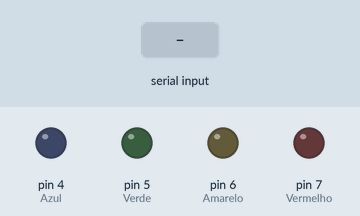
Simulated run of this sketch. Board: Arduino Uno, built with avr-gcc and run on an emulated ATmega328P. Shown: output pins drawn as LEDs (lit = HIGH). Inputs (shaded band) come from the test bench.

Above: at 1.2 s.
1.3 s: "R" received over Serial
At 2.0 s:
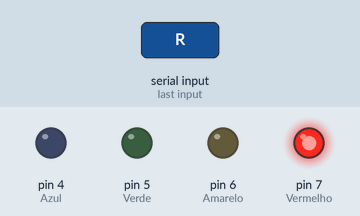
2.8 s: "G" received over Serial
At 3.2 s:
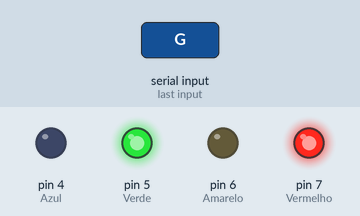
4.3 s: "r" received over Serial
At 5.5 s:
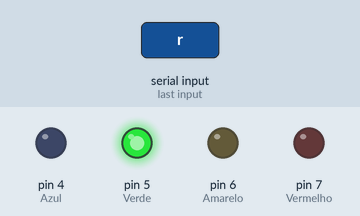
5.8 s: "B" received over Serial
At 6.7 s:
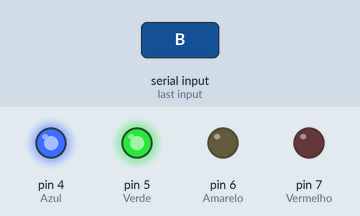
7.3 s: "g" received over Serial
At 7.8 s:
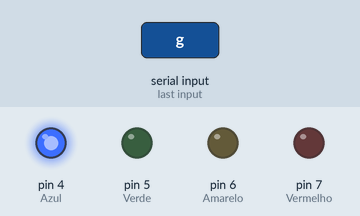
8.8 s: "Y" received over Serial
At 10.1 s:
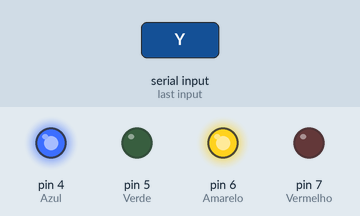
Timing chart, 0 to 11.3 s (numbered marks = the images above; inputs shaded):
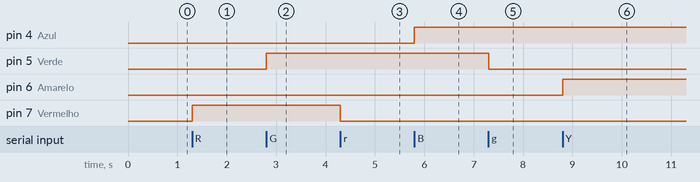

The sketch:

arduino_led_control.ino
```cpp
void setup() {
  Serial.begin(9600);

  pinMode(7, OUTPUT); // Vermelho: Mão direita acima da cabeça
  pinMode(5 , OUTPUT); // Verde: Mão esquerda acima da cabeça
  pinMode(4, OUTPUT); // Azul: Olho direito fechado
  pinMode(6, OUTPUT); // Amarelo: Olho esquerdo fechado
}

void loop() {
  if (Serial.available() > 0) {
    char command = Serial.read();

    switch (command) {
      // Mão direita (Vermelho)
      case 'R': digitalWrite(7, HIGH); break; // Liga LED (mão direita levantada)
      case 'r': digitalWrite(7, LOW); break;  // Desliga LED (mão direita abaixada)

      // Mão esquerda (Verde)
      case 'G': digitalWrite(5, HIGH); break; // Liga LED (mão esquerda levantada)
      case 'g': digitalWrite(5, LOW); break;  // Desliga LED (mão esquerda abaixada)

      // Olho direito (Azul)
      case 'B': digitalWrite(4, HIGH); break; // Liga LED (olho direito fechado)
      case 'b': digitalWrite(4, LOW); break;  // Desliga LED (olho direito aberto)

      // Olho esquerdo (Amarelo)
      case 'Y': digitalWrite(6, HIGH); break; // Liga LED (olho esquerdo fechado)
      case 'y': digitalWrite(6, LOW); break;  // Desliga LED (olho esquerdo aberto)
    }
  }
}
```

Measured:
- after the input at 1.3 s, pin 7 (Vermelho): LOW → HIGH at once
- after the input at 2.8 s, pin 5 (Verde): LOW → HIGH at once
- after the input at 4.3 s, pin 7 (Vermelho): HIGH → LOW at once
- after the input at 5.8 s, pin 4 (Azul): LOW → HIGH at once
- after the input at 7.3 s, pin 5 (Verde): HIGH → LOW at once
- after the input at 8.8 s, pin 6 (Amarelo): LOW → HIGH at once
